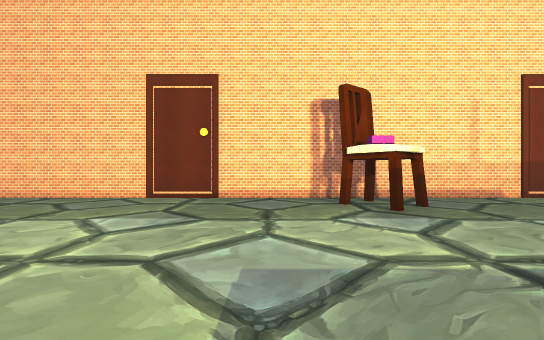
[1] (above)

16 first-person views from a walk through a 3-D level made in the Unity game engine. The camera is 1.5 m above the floor, looks level and sees 90° across. The floor is counted in squares, 2 m on a side. Each view is taken from the middle of a square. On the plan, view 1 faces up. The plan holds only what a view shows up to about 10 squares ahead; the rest is blank. The place goes on beyond the plan. Some surface patterns are stand-ins.

[2]
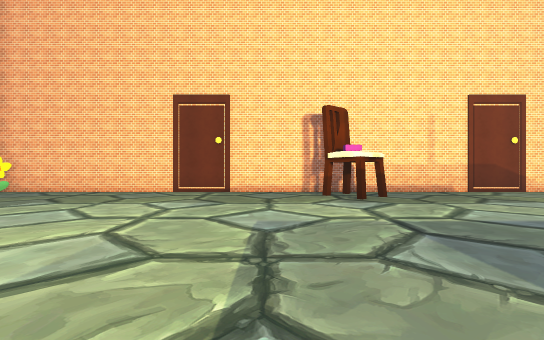

[3]
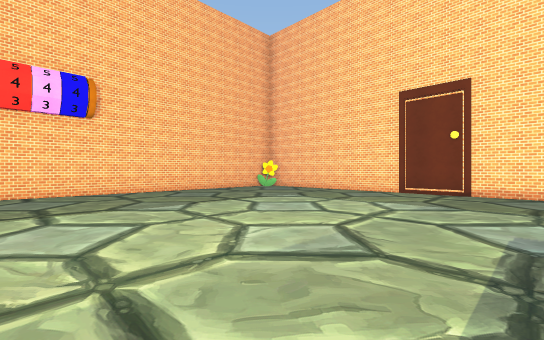

[4]
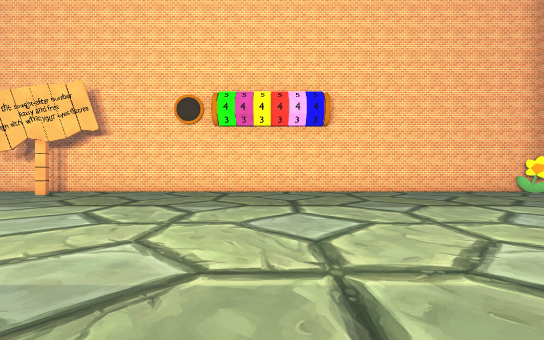

[5]
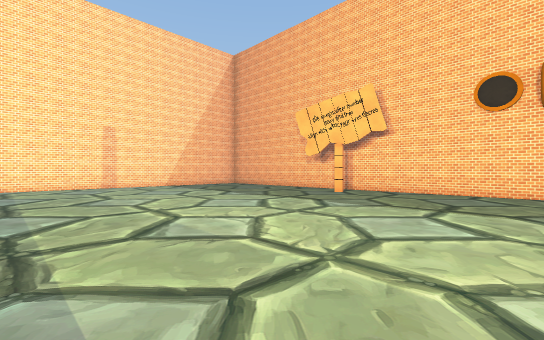

[6]
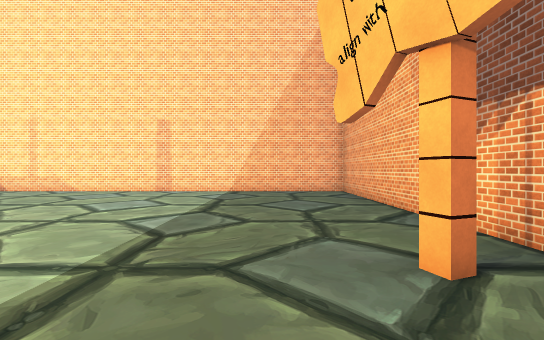

[7]
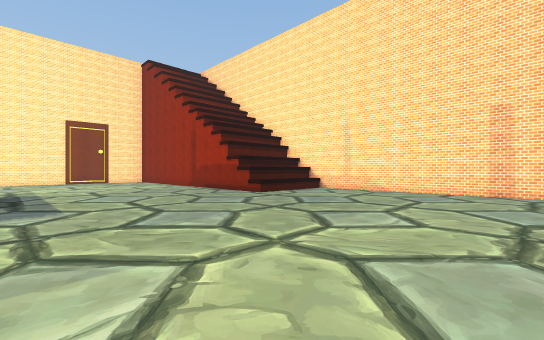

[8]
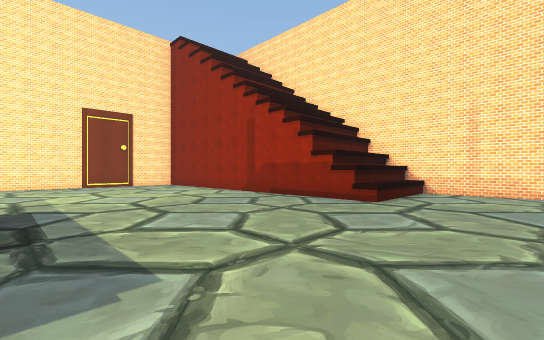

[9]
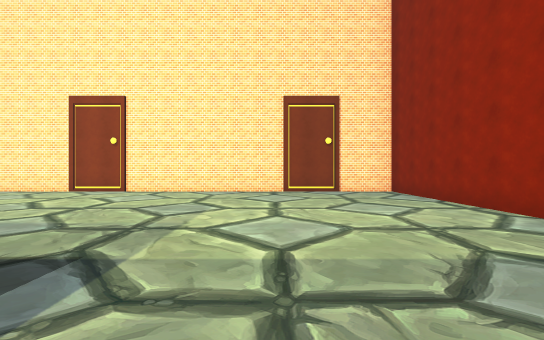

[10]
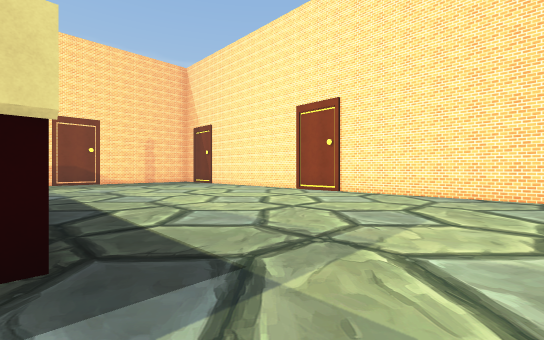

[11]
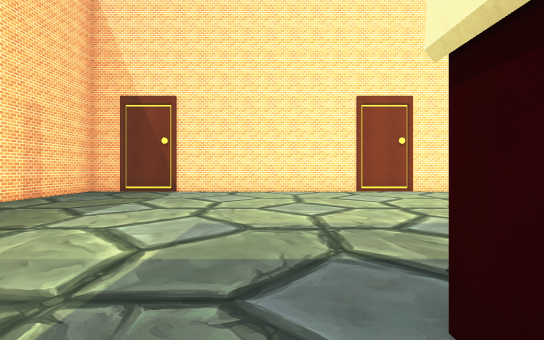

[12]
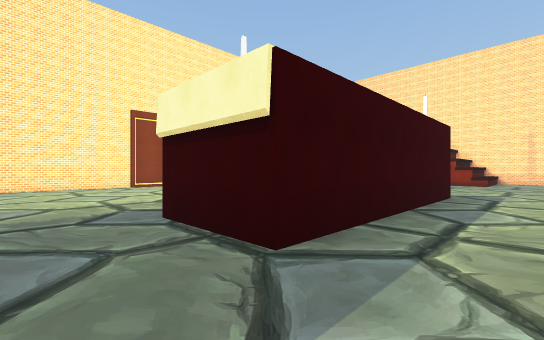

[13]
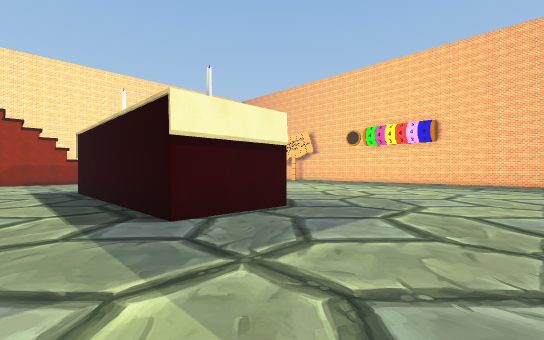

[14]
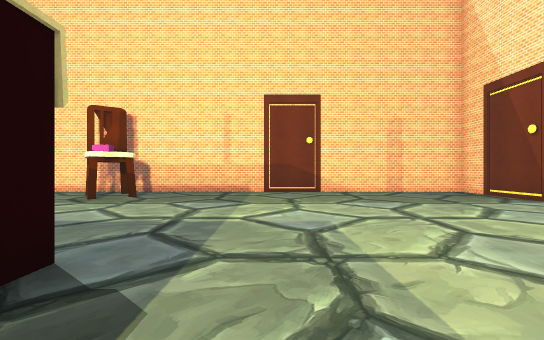

[15]
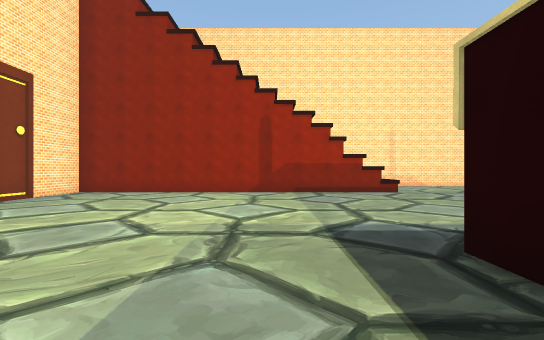

[16]
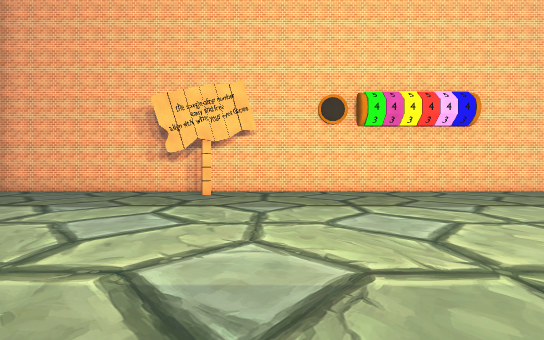

### Floor plan
Points are (right, up) in squares from view 1. A wall is a line through its corners. A room is listed if a view was taken in it or the views show most of it. See-through windows are left out.
Room 1 (views 1, 2, 3, 4, 5, 6, 7, 8, 9, 10, 11, 12, 13, 14, 15, 16)
walls: (2.8, -6.5) (2.8, 0.2) (5.2, 0.2) (5.2, -6.5); (2.8, -13.2) (13.5, -13.2) (13.5, -11.4); (13.5, -2) (13.5, 4.4); (6.6, 7.3) (-1.5, 7.3); (-3.4, 7.3) (-9.5, 7.3) (-9.5, -16.6) (3.3, -16.6) (3.3, -13.1); (13.5, -9.5) (13.5, -3.9); (13.5, 6.4) (13.5, 7.3) (8.4, 7.3)
low walls: (2.8, -16.6) (2.8, -13.2)
objects: flower (-9, 7); other object (-8, -9); other object (-3, 8) to (-2, 8); chair (2, 5) to (3, 6); other object (7, 8) to (8, 8); other object (14, -3); other object (14, 5) to (14, 6)

Positions as (right, up) in squares from view 1, and headings:
1: (0, 0), facing up
2: (0, -2), facing up
3: (0, -2), facing up-left
4: (0, -2), facing left
5: (0, -4), facing down-left
6: (-7, -7), facing down
7: (-4, -7), facing down-right
8: (0, -7), facing down-right
9: (4, -9), facing right
10: (5, -9), facing up-right
11: (4, 1), facing right
12: (1, 2), facing down-right
13: (7, 4), facing down-left
14: (7, -2), facing up
15: (7, -4), facing down
16: (0, -7), facing left
